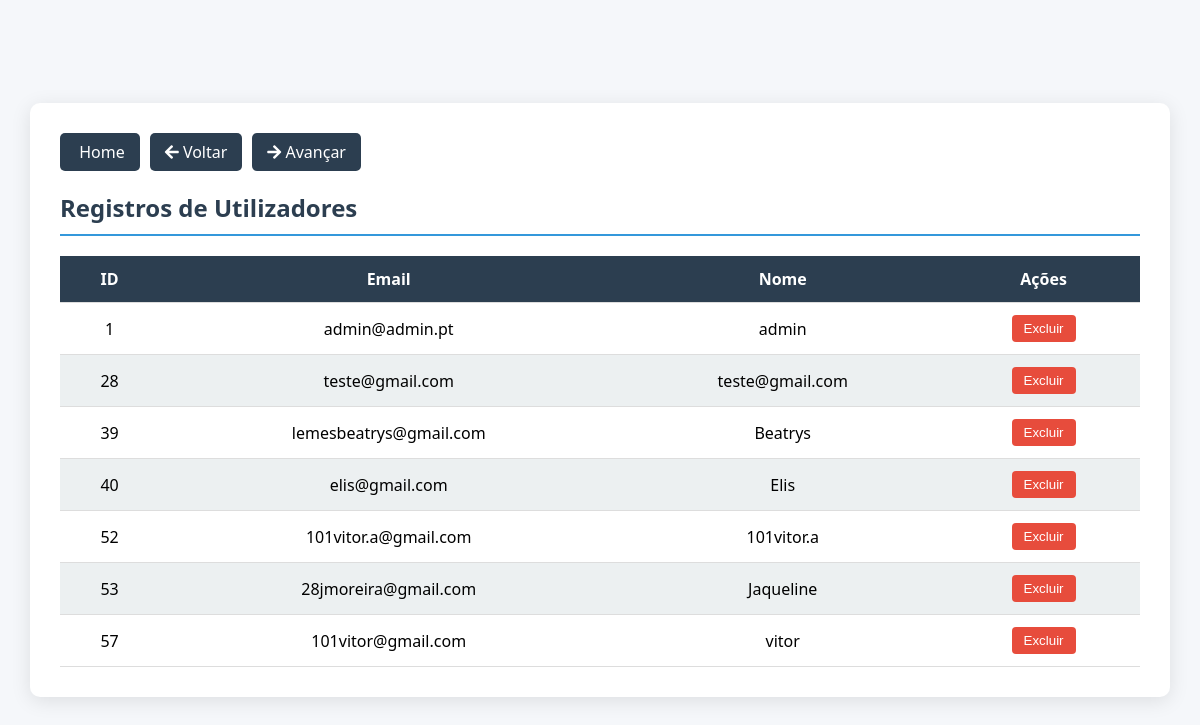
The page /admin_utilizadores.php on the database its author committed.
### tables this page shows
CREATE TABLE `utilizadores` (
  `id` int(11) NOT NULL,
  `nome` varchar(100) DEFAULT NULL,
  `email` varchar(100) DEFAULT NULL,
  `senha` varchar(255) DEFAULT NULL,
  `token_recuperacao` varchar(64) DEFAULT NULL,
  `token_expira` datetime DEFAULT NULL
);

### admin_utilizadores.php (the view, shortened to what this page needs)
<!DOCTYPE html>
<html lang="pt-PT">
<head>
  <link rel="stylesheet" href="https://cdnjs.cloudflare.com/ajax/libs/font-awesome/5.15.3/css/all.min.css">
</head>
<body>
  <div class="container">
    <div class="botao-voltar">
      <a href="index.php" class="btn-voltar">
        <i class="fas fa-house"></i> Home
      </a>
      <a href="admin_envios.php" class="btn-voltar">
        <i class="fas fa-arrow-left"></i> Voltar
      </a>
      <a href="admin_utilizadores.php" class="btn-voltar">
        <i class="fas fa-arrow-right"></i> Avançar
      </a>
    </div>
    <h2>Registros de Utilizadores</h2>
    <table>
      <thead>
        <tr>
          <th>ID</th>
          <th>Email</th>
          <th>Nome</th>
          <th>Ações</th>
        </tr>
      </thead>
      <tbody>
        <?php
        $pdo = new PDO(
        "mysql:host=localhost;dbname=vitoraug_PAP_2025;charset=utf8mb4",
                "vitoraug_vitor",
                "Vi1be2ma3@"
        );
        $stmt = $pdo->query("SELECT id, email, nome FROM utilizadores");
        foreach ($stmt as $row): ?>
          <tr>
    <td><?= htmlspecialchars($row['id'], ENT_QUOTES | ENT_HTML5, 'UTF-8') ?></td>
    <td><?= htmlspecialchars($row['email'], ENT_QUOTES | ENT_HTML5, 'UTF-8') ?></td>
    <td><?= htmlspecialchars($row['nome'], ENT_QUOTES | ENT_HTML5, 'UTF-8') ?></td>
          <td>
              <form method="POST" action="delete_utilizadores.php" onsubmit="return confirm('Tem a certeza que deseja excluir o utilizador?');">
                <button class="delete-btn" type="submit">Excluir</button>
              </form>
            </td>
          </tr>
        <?php endforeach; ?>
      </tbody>
    </table>
  </div>
</body>
</html>

### admin_utilizadores.php (style rules this page uses)
:root { --primary-color: #2c3e50; --secondary-color: #3498db; --success-color: #27ae60; --danger-color: #e74c3c; --light-color: #ecf0f1; --dark-color: #34495e; --text-color: #333; --border-color: #ddd; }
body { font-family: 'Segoe UI', Tahoma, Geneva, Verdana, sans-serif; background-color: #f5f7fa; margin: 0; padding: 0; display: flex; justify-content: center; align-items: center; min-height: 100vh; }
.container { width: 90%; max-width: 1200px; background: white; padding: 30px; border-radius: 10px; box-shadow: 0 4px 20px rgba(0, 0, 0, 0.1); }
h2 { color: var(--primary-color); border-bottom: 2px solid var(--secondary-color); padding-bottom: 10px; margin-bottom: 20px; }
.botao-voltar { margin-bottom: 20px; display: flex; gap: 10px; flex-wrap: wrap; }
.btn-voltar { background: var(--primary-color); color: white; padding: 8px 15px; text-decoration: none; border-radius: 5px; transition: background 0.3s; }
table { width: 100%; border-collapse: collapse; margin-top: 10px; }
th, td { padding: 12px 15px; text-align: center; border-bottom: 1px solid var(--border-color); }
th { background-color: var(--primary-color); color: white; }
tr:nth-child(even) { background-color: var(--light-color); }
.delete-btn { background-color: var(--danger-color); color: white; padding: 6px 12px; border: none; border-radius: 4px; cursor: pointer; transition: background 0.3s; }

### rows shown on the page
utilizadores: id "1", email "admin@admin.pt", nome "admin"
utilizadores: id "28", email "teste@gmail.com", nome "teste@gmail.com"
utilizadores: id "39", email "lemesbeatrys@gmail.com", nome "Beatrys"
utilizadores: id "40", email "elis@gmail.com", nome "Elis"
utilizadores: id "52", email "101vitor.a@gmail.com", nome "101vitor.a"
utilizadores: id "53", email "28jmoreira@gmail.com", nome "Jaqueline"
utilizadores: id "57", email "101vitor@gmail.com", nome "vitor"
